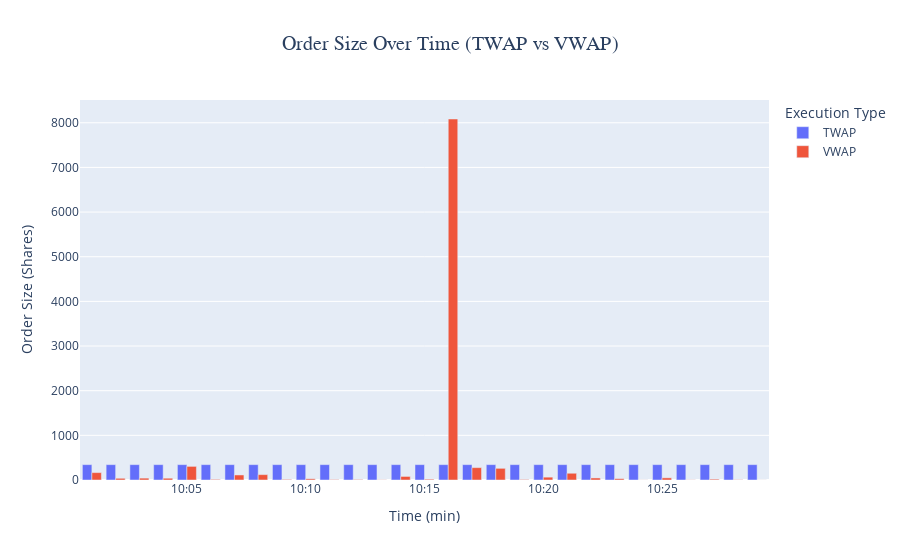

The code cell stored with this chart in its notebook:
### Code cell
# Order Size Comparison 

order_size_df = execu_df[['Datetime', 'Order_Size_TWAP', 'Order_Size_VWAP']].copy()
order_size_df = order_size_df.rename(columns={
    'Order_Size_TWAP': 'TWAP',
    'Order_Size_VWAP': 'VWAP'
})


order_size_long = order_size_df.melt(
    id_vars='Datetime',
    value_vars=['TWAP', 'VWAP'],
    var_name='Execution_Type',
    value_name='Order_Size'
)


fig = px.bar(
    order_size_long,
    x='Datetime',
    y='Order_Size',
    color='Execution_Type',
    barmode='group',
    title='Order Size Over Time (TWAP vs VWAP)',
    labels={'Order_Size': 'Order Size (Shares)', 'Datetime': 'Time'}
)


fig.update_layout(
    title={'x': 0.5, 'xanchor': 'center', 'font': dict(size=20, family='Arial Black')},
    xaxis_tickformat='%H:%M',
    legend_title="Execution Type",
    xaxis_title="Time (min)",
    hovermode='x unified'
)

fig.show()

### Figure 1 — Plotly figure (JSON) as saved in the notebook; plotly's stock layout.template omitted (floating-point values rounded to 4 significant figures)
{"data": [{"alignmentgroup": "True", "hovertemplate": "Execution_Type=TWAP<br>Time=%{x}<br>Order Size (Shares)=%{y}<extra></extra>", "legendgroup": "TWAP", "marker": {"color": "#636efa", "pattern": {"shape": ""}}, "name": "TWAP", "offsetgroup": "TWAP", "orientation": "v", "showlegend": true, "textposition": "auto", "type": "bar", "x": ["2025-06-24T10:01:00.000000000", "2025-06-24T10:02:00.000000000", "2025-06-24T10:03:00.000000000", "2025-06-24T10:04:00.000000000", "2025-06-24T10:05:00.000000000", "2025-06-24T10:06:00.000000000", "2025-06-24T10:07:00.000000000", "2025-06-24T10:08:00.000000000", "2025-06-24T10:09:00.000000000", "2025-06-24T10:10:00.000000000", "2025-06-24T10:11:00.000000000", "2025-06-24T10:12:00.000000000", "2025-06-24T10:13:00.000000000", "2025-06-24T10:14:00.000000000", "2025-06-24T10:15:00.000000000", "2025-06-24T10:16:00.000000000", "2025-06-24T10:17:00.000000000", "2025-06-24T10:18:00.000000000", "2025-06-24T10:19:00.000000000", "2025-06-24T10:20:00.000000000", "2025-06-24T10:21:00.000000000", "2025-06-24T10:22:00.000000000", "2025-06-24T10:23:00.000000000", "2025-06-24T10:24:00.000000000", "2025-06-24T10:25:00.000000000", "2025-06-24T10:26:00.000000000", "2025-06-24T10:27:00.000000000", "2025-06-24T10:28:00.000000000", "2025-06-24T10:29:00.000000000"], "xaxis": "x", "y": [344.0, 344.0, 344.0, 344.0, 344.0, 344.0, 344.0, 344.0, 344.0, 344.0, 344.0, 344.0, 344.0, 344.0, 344.0, 344.0, 344.0, 344.0, 344.0, 344.0, 344.0, 344.0, 344.0, 344.0, 344.0, 344.0, 344.0, 344.0, 344.0], "yaxis": "y"}, {"alignmentgroup": "True", "hovertemplate": "Execution_Type=VWAP<br>Time=%{x}<br>Order Size (Shares)=%{y}<extra></extra>", "legendgroup": "VWAP", "marker": {"color": "#EF553B", "pattern": {"shape": ""}}, "name": "VWAP", "offsetgroup": "VWAP", "orientation": "v", "showlegend": true, "textposition": "auto", "type": "bar", "x": ["2025-06-24T10:01:00.000000000", "2025-06-24T10:02:00.000000000", "2025-06-24T10:03:00.000000000", "2025-06-24T10:04:00.000000000", "2025-06-24T10:05:00.000000000", "2025-06-24T10:06:00.000000000", "2025-06-24T10:07:00.000000000", "2025-06-24T10:08:00.000000000", "2025-06-24T10:09:00.000000000", "2025-06-24T10:10:00.000000000", "2025-06-24T10:11:00.000000000", "2025-06-24T10:12:00.000000000", "2025-06-24T10:13:00.000000000", "2025-06-24T10:14:00.000000000", "2025-06-24T10:15:00.000000000", "2025-06-24T10:16:00.000000000", "2025-06-24T10:17:00.000000000", "2025-06-24T10:18:00.000000000", "2025-06-24T10:19:00.000000000", "2025-06-24T10:20:00.000000000", "2025-06-24T10:21:00.000000000", "2025-06-24T10:22:00.000000000", "2025-06-24T10:23:00.000000000", "2025-06-24T10:24:00.000000000", "2025-06-24T10:25:00.000000000", "2025-06-24T10:26:00.000000000", "2025-06-24T10:27:00.000000000", "2025-06-24T10:28:00.000000000", "2025-06-24T10:29:00.000000000"], "xaxis": "x", "y": [165.6, 38.37, 41.63, 39.78, 305.0, 13.59, 112.8, 120.3, 12.72, 26.95, 9.13, 10.87, 3.804, 79.78, 17.17, 8084.0, 277.0, 261.4, 11.52, 63.58, 151.1, 45.65, 29.45, 1.739, 48.15, 3.587, 18.48, 5.543, 1.196], "yaxis": "y"}], "layout": {"barmode": "group", "hovermode": "x unified", "legend": {"title": {"text": "Execution Type"}, "tracegroupgap": 0}, "title": {"font": {"family": "Arial Black", "size": 20}, "text": "Order Size Over Time (TWAP vs VWAP)", "x": 0.5, "xanchor": "center"}, "xaxis": {"anchor": "y", "domain": [0, 1], "tickformat": "%H:%M", "title": {"text": "Time (min)"}}, "yaxis": {"anchor": "x", "domain": [0, 1], "title": {"text": "Order Size (Shares)"}}}}
